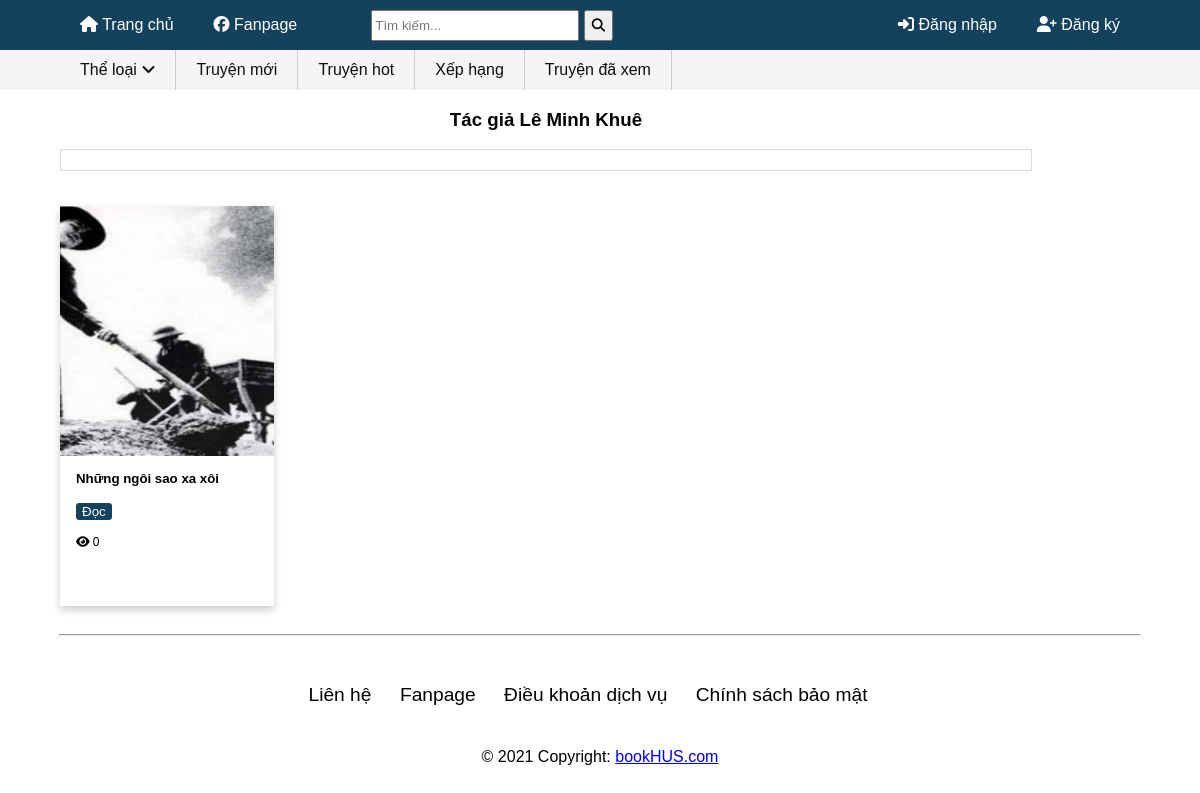
The page /tacgia/Lê Minh Khuê on the database its author committed.
### home/models.py (models this page shows, shortened)
class Author(models.Model):
    Name = models.CharField(max_length=100)
    birth = models.DateField(default=None,null=True,blank=True)

class Book(models.Model):
    status_choice = ((0,"Đang ra"),(1,"Đã hoàn thành"),(2,"Tạm ngưng"))
    BookName = models.CharField(max_length=100)
    createDate = models.DateTimeField(default=datetime.datetime.now())
    imageBook = models.ImageField(upload_to='image/%Y/%m/%d/',blank=True,null=True)
    author = models.ForeignKey(Author,on_delete=models.CASCADE,default= None,blank=True,null=True)
    category = models.ManyToManyField(Category)
    status = models.IntegerField(choices=status_choice,default=0)
    description = models.TextField(default="Đang cập nhật",max_length = 2000)
    click = models.IntegerField(default=0)

### home/views.py (the view)
# urls.py: path('tacgia/<name>',views.tacgia, name = 'tacgia'),
def tacgia(request,name): #Lọc theo tác giả
     author = Author.objects.get(Name = name)
     book = author.book_set.all()
     cate = Category.objects.all()
     contex = {'book':book,'author':author,'cate':cate}
     return render(request,'tacgia.html',contex)

### home/templates/tacgia.html (shortened to what this page needs)
{% extends 'base.html' %}
{% load static %}
{% block content %}
<div id="main">
    <div id="left">
        <h3 class="text-center">
            Tác giả <strong>{{ author.Name }}</strong>
        </h3>
        <div class="description">
            <div class="des">{{category.description}}</div>
        </div>
        <div class="card-group">
            {% for i in book %}
            <div class="card">
                <a href=""><img src="{{i.imageBook.url}}" alt="Avatar" style="width:100%"></a>
                <div class="container">
                    <h5><b>{{i.BookName}}</b></h5>
                    <p><button><a class="chitiet" href="{% url 'chap' i.id %}">Đọc</a></button></p>
                    <span class="view">
                        <i class="fas fa-eye"></i> {{i.click}}
                    </span>
                </div>
            </div>
            {% endfor %}
        </div>
    </div>
</div>
{% endblock %}

### home/static/css/style.css (style rules this page uses)
body { font-family: Arial; font-size: 16px; width: 100%; margin: 0px auto; }
#main { display: flex; width: 90%; padding-left: 5%; padding-right: 5%; }
#main #left { float: left; width: 90%; }
.card-group { float: left; }
.card { float: left; height: 23rem; width: 11.25rem; box-shadow: 0 4px 8px 0 rgba(0,0,0,0.2); transition: 0.3s; margin-top: 20px; margin-bottom: 20px; margin-right: auto; line-height: 10px; }
#main #left .card-group { float: left; width: 100%; padding-left: 0; padding-right: 0; }
#main #left .card { float: left; height: 25rem; width: 22%; box-shadow: 0 4px 8px 0 rgba(0,0,0,0.2); transition: 0.3s; margin-top: 20px; margin-bottom: 20px; margin-right: 4%; line-height: 10px; }
#main #left .card .container { padding: 2px 16px; }
#main #left .card .container button { border: none; background: #14425d; color: white; border-radius: .2rem !important; }
.view { float: left; padding-right: 1rem; font-size: 0.75rem; }
#left h5 { margin-top: 0.8rem; margin-bottom: 0.8rem; line-height: 1rem; }
#main #left .card img { height: 15.6rem; }
.chitiet { text-decoration: none; color: white; display: block; width: 100%; }
#left h3 { text-align: center; }
#left .description { margin-top: 10px; margin-bottom: 15px; }
#left .des { padding: 10px; border: 1px solid #ddd; }

### rows shown on the page
Author: Name "Lê Minh Khuê"
Book: imageBook (picture), BookName "Những ngôi sao xa xôi", click "0"
